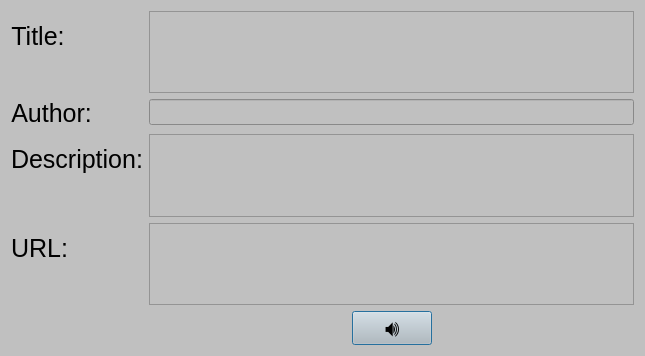
<?xml version="1.0" encoding="UTF-8"?>
<ui version="4.0">
 <class>Form</class>
 <widget class="QWidget" name="Form">
  <property name="geometry">
   <rect>
    <x>0</x>
    <y>0</y>
    <width>645</width>
    <height>356</height>
   </rect>
  </property>
  <property name="minimumSize">
   <size>
    <width>645</width>
    <height>0</height>
   </size>
  </property>
  <property name="maximumSize">
   <size>
    <width>729</width>
    <height>523</height>
   </size>
  </property>
  <property name="palette">
   <palette>
    <active>
     <colorrole role="WindowText">
      <brush brushstyle="SolidPattern">
       <color alpha="255">
        <red>0</red>
        <green>0</green>
        <blue>0</blue>
       </color>
      </brush>
     </colorrole>
     <colorrole role="Button">
      <brush brushstyle="SolidPattern">
       <color alpha="255">
        <red>192</red>
        <green>192</green>
        <blue>192</blue>
       </color>
      </brush>
     </colorrole>
     <colorrole role="Light">
      <brush brushstyle="SolidPattern">
       <color alpha="255">
        <red>255</red>
        <green>255</green>
        <blue>255</blue>
       </color>
      </brush>
     </colorrole>
     <colorrole role="Midlight">
      <brush brushstyle="SolidPattern">
       <color alpha="255">
        <red>223</red>
        <green>223</green>
        <blue>223</blue>
       </color>
      </brush>
     </colorrole>
     <colorrole role="Dark">
      <brush brushstyle="SolidPattern">
       <color alpha="255">
        <red>96</red>
        <green>96</green>
        <blue>96</blue>
       </color>
      </brush>
     </colorrole>
     <colorrole role="Mid">
      <brush brushstyle="SolidPattern">
       <color alpha="255">
        <red>128</red>
        <green>128</green>
        <blue>128</blue>
       </color>
      </brush>
     </colorrole>
     <colorrole role="Text">
      <brush brushstyle="SolidPattern">
       <color alpha="255">
        <red>0</red>
        <green>0</green>
        <blue>0</blue>
       </color>
      </brush>
     </colorrole>
     <colorrole role="BrightText">
      <brush brushstyle="SolidPattern">
       <color alpha="255">
        <red>255</red>
        <green>255</green>
        <blue>255</blue>
       </color>
      </brush>
     </colorrole>
     <colorrole role="ButtonText">
      <brush brushstyle="SolidPattern">
       <color alpha="255">
        <red>0</red>
        <green>0</green>
        <blue>0</blue>
       </color>
      </brush>
     </colorrole>
     <colorrole role="Base">
      <brush brushstyle="SolidPattern">
       <color alpha="255">
        <red>192</red>
        <green>192</green>
        <blue>192</blue>
       </color>
      </brush>
     </colorrole>
     <colorrole role="Window">
      <brush brushstyle="SolidPattern">
       <color alpha="255">
        <red>192</red>
        <green>192</green>
        <blue>192</blue>
       </color>
      </brush>
     </colorrole>
     <colorrole role="Shadow">
      <brush brushstyle="SolidPattern">
       <color alpha="255">
        <red>0</red>
        <green>0</green>
        <blue>0</blue>
       </color>
      </brush>
     </colorrole>
     <colorrole role="AlternateBase">
      <brush brushstyle="SolidPattern">
       <color alpha="255">
        <red>223</red>
        <green>223</green>
        <blue>223</blue>
       </color>
      </brush>
     </colorrole>
     <colorrole role="ToolTipBase">
      <brush brushstyle="SolidPattern">
       <color alpha="255">
        <red>255</red>
        <green>255</green>
        <blue>220</blue>
       </color>
      </brush>
     </colorrole>
     <colorrole role="ToolTipText">
      <brush brushstyle="SolidPattern">
       <color alpha="255">
        <red>0</red>
        <green>0</green>
        <blue>0</blue>
       </color>
      </brush>
     </colorrole>
     <colorrole role="PlaceholderText">
      <brush brushstyle="SolidPattern">
       <color alpha="128">
        <red>0</red>
        <green>0</green>
        <blue>0</blue>
       </color>
      </brush>
     </colorrole>
    </active>
    <inactive>
     <colorrole role="WindowText">
      <brush brushstyle="SolidPattern">
       <color alpha="255">
        <red>0</red>
        <green>0</green>
        <blue>0</blue>
       </color>
      </brush>
     </colorrole>
     <colorrole role="Button">
      <brush brushstyle="SolidPattern">
       <color alpha="255">
        <red>192</red>
        <green>192</green>
        <blue>192</blue>
       </color>
      </brush>
     </colorrole>
     <colorrole role="Light">
      <brush brushstyle="SolidPattern">
       <color alpha="255">
        <red>255</red>
        <green>255</green>
        <blue>255</blue>
       </color>
      </brush>
     </colorrole>
     <colorrole role="Midlight">
      <brush brushstyle="SolidPattern">
       <color alpha="255">
        <red>223</red>
        <green>223</green>
        <blue>223</blue>
       </color>
      </brush>
     </colorrole>
     <colorrole role="Dark">
      <brush brushstyle="SolidPattern">
       <color alpha="255">
        <red>96</red>
        <green>96</green>
        <blue>96</blue>
       </color>
      </brush>
     </colorrole>
     <colorrole role="Mid">
      <brush brushstyle="SolidPattern">
       <color alpha="255">
        <red>128</red>
        <green>128</green>
        <blue>128</blue>
       </color>
      </brush>
     </colorrole>
     <colorrole role="Text">
      <brush brushstyle="SolidPattern">
       <color alpha="255">
        <red>0</red>
        <green>0</green>
        <blue>0</blue>
       </color>
      </brush>
     </colorrole>
     <colorrole role="BrightText">
      <brush brushstyle="SolidPattern">
       <color alpha="255">
        <red>255</red>
        <green>255</green>
        <blue>255</blue>
       </color>
      </brush>
     </colorrole>
     <colorrole role="ButtonText">
      <brush brushstyle="SolidPattern">
       <color alpha="255">
        <red>0</red>
        <green>0</green>
        <blue>0</blue>
       </color>
      </brush>
     </colorrole>
     <colorrole role="Base">
      <brush brushstyle="SolidPattern">
       <color alpha="255">
        <red>192</red>
        <green>192</green>
        <blue>192</blue>
       </color>
      </brush>
     </colorrole>
     <colorrole role="Window">
      <brush brushstyle="SolidPattern">
       <color alpha="255">
        <red>192</red>
        <green>192</green>
        <blue>192</blue>
       </color>
      </brush>
     </colorrole>
     <colorrole role="Shadow">
      <brush brushstyle="SolidPattern">
       <color alpha="255">
        <red>0</red>
        <green>0</green>
        <blue>0</blue>
       </color>
      </brush>
     </colorrole>
     <colorrole role="AlternateBase">
      <brush brushstyle="SolidPattern">
       <color alpha="255">
        <red>223</red>
        <green>223</green>
        <blue>223</blue>
       </color>
      </brush>
     </colorrole>
     <colorrole role="ToolTipBase">
      <brush brushstyle="SolidPattern">
       <color alpha="255">
        <red>255</red>
        <green>255</green>
        <blue>220</blue>
       </color>
      </brush>
     </colorrole>
     <colorrole role="ToolTipText">
      <brush brushstyle="SolidPattern">
       <color alpha="255">
        <red>0</red>
        <green>0</green>
        <blue>0</blue>
       </color>
      </brush>
     </colorrole>
     <colorrole role="PlaceholderText">
      <brush brushstyle="SolidPattern">
       <color alpha="128">
        <red>0</red>
        <green>0</green>
        <blue>0</blue>
       </color>
      </brush>
     </colorrole>
    </inactive>
    <disabled>
     <colorrole role="WindowText">
      <brush brushstyle="SolidPattern">
       <color alpha="255">
        <red>96</red>
        <green>96</green>
        <blue>96</blue>
       </color>
      </brush>
     </colorrole>
     <colorrole role="Button">
      <brush brushstyle="SolidPattern">
       <color alpha="255">
        <red>192</red>
        <green>192</green>
        <blue>192</blue>
       </color>
      </brush>
     </colorrole>
     <colorrole role="Light">
      <brush brushstyle="SolidPattern">
       <color alpha="255">
        <red>255</red>
        <green>255</green>
        <blue>255</blue>
       </color>
      </brush>
     </colorrole>
     <colorrole role="Midlight">
      <brush brushstyle="SolidPattern">
       <color alpha="255">
        <red>223</red>
        <green>223</green>
        <blue>223</blue>
       </color>
      </brush>
     </colorrole>
     <colorrole role="Dark">
      <brush brushstyle="SolidPattern">
       <color alpha="255">
        <red>96</red>
        <green>96</green>
        <blue>96</blue>
       </color>
      </brush>
     </colorrole>
     <colorrole role="Mid">
      <brush brushstyle="SolidPattern">
       <color alpha="255">
        <red>128</red>
        <green>128</green>
        <blue>128</blue>
       </color>
      </brush>
     </colorrole>
     <colorrole role="Text">
      <brush brushstyle="SolidPattern">
       <color alpha="255">
        <red>96</red>
        <green>96</green>
        <blue>96</blue>
       </color>
      </brush>
     </colorrole>
     <colorrole role="BrightText">
      <brush brushstyle="SolidPattern">
       <color alpha="255">
        <red>255</red>
        <green>255</green>
        <blue>255</blue>
       </color>
      </brush>
     </colorrole>
     <colorrole role="ButtonText">
      <brush brushstyle="SolidPattern">
       <color alpha="255">
        <red>96</red>
        <green>96</green>
        <blue>96</blue>
       </color>
      </brush>
     </colorrole>
     <colorrole role="Base">
      <brush brushstyle="SolidPattern">
       <color alpha="255">
        <red>192</red>
        <green>192</green>
        <blue>192</blue>
       </color>
      </brush>
     </colorrole>
     <colorrole role="Window">
      <brush brushstyle="SolidPattern">
       <color alpha="255">
        <red>192</red>
        <green>192</green>
        <blue>192</blue>
       </color>
      </brush>
     </colorrole>
     <colorrole role="Shadow">
      <brush brushstyle="SolidPattern">
       <color alpha="255">
        <red>0</red>
        <green>0</green>
        <blue>0</blue>
       </color>
      </brush>
     </colorrole>
     <colorrole role="AlternateBase">
      <brush brushstyle="SolidPattern">
       <color alpha="255">
        <red>192</red>
        <green>192</green>
        <blue>192</blue>
       </color>
      </brush>
     </colorrole>
     <colorrole role="ToolTipBase">
      <brush brushstyle="SolidPattern">
       <color alpha="255">
        <red>255</red>
        <green>255</green>
        <blue>220</blue>
       </color>
      </brush>
     </colorrole>
     <colorrole role="ToolTipText">
      <brush brushstyle="SolidPattern">
       <color alpha="255">
        <red>0</red>
        <green>0</green>
        <blue>0</blue>
       </color>
      </brush>
     </colorrole>
     <colorrole role="PlaceholderText">
      <brush brushstyle="SolidPattern">
       <color alpha="128">
        <red>0</red>
        <green>0</green>
        <blue>0</blue>
       </color>
      </brush>
     </colorrole>
    </disabled>
   </palette>
  </property>
  <property name="acceptDrops">
   <bool>false</bool>
  </property>
  <property name="windowTitle">
   <string>NewsCard</string>
  </property>
  <property name="windowIcon">
   <iconset>
    <normaloff>../../../../../../../../NewsZone/card-icon.png</normaloff>../../../../../../../../NewsZone/card-icon.png</iconset>
  </property>
  <layout class="QFormLayout" name="formLayout">
   <item row="0" column="0">
    <widget class="QLabel" name="label">
     <property name="font">
      <font>
       <family>MS Shell Dlg 2</family>
       <pointsize>19</pointsize>
      </font>
     </property>
     <property name="text">
      <string>Title:</string>
     </property>
     <property name="alignment">
      <set>Qt::AlignCenter</set>
     </property>
    </widget>
   </item>
   <item row="2" column="0">
    <widget class="QLabel" name="label_2">
     <property name="font">
      <font>
       <family>MS Shell Dlg 2</family>
       <pointsize>19</pointsize>
      </font>
     </property>
     <property name="text">
      <string>Author: </string>
     </property>
     <property name="alignment">
      <set>Qt::AlignCenter</set>
     </property>
    </widget>
   </item>
   <item row="2" column="1">
    <widget class="QLineEdit" name="l1">
     <property name="font">
      <font>
       <pointsize>11</pointsize>
      </font>
     </property>
     <property name="acceptDrops">
      <bool>false</bool>
     </property>
     <property name="text">
      <string/>
     </property>
     <property name="readOnly">
      <bool>true</bool>
     </property>
    </widget>
   </item>
   <item row="4" column="0">
    <widget class="QLabel" name="label_3">
     <property name="font">
      <font>
       <family>MS Shell Dlg 2</family>
       <pointsize>19</pointsize>
      </font>
     </property>
     <property name="text">
      <string>Description:</string>
     </property>
     <property name="alignment">
      <set>Qt::AlignCenter</set>
     </property>
    </widget>
   </item>
   <item row="4" column="1">
    <widget class="QTextEdit" name="t2">
     <property name="font">
      <font>
       <pointsize>12</pointsize>
      </font>
     </property>
     <property name="html">
      <string>&lt;!DOCTYPE HTML PUBLIC &quot;-//W3C//DTD HTML 4.0//EN&quot; &quot;http://www.w3.org/TR/REC-html40/strict.dtd&quot;&gt;
&lt;html&gt;&lt;head&gt;&lt;meta name=&quot;qrichtext&quot; content=&quot;1&quot; /&gt;&lt;style type=&quot;text/css&quot;&gt;
p, li { white-space: pre-wrap; }
&lt;/style&gt;&lt;/head&gt;&lt;body style=&quot; font-family:'MS Shell Dlg 2'; font-size:12pt; font-weight:400; font-style:normal;&quot;&gt;
&lt;p align=&quot;justify&quot; style=&quot;-qt-paragraph-type:empty; margin-top:0px; margin-bottom:0px; margin-left:0px; margin-right:0px; -qt-block-indent:0; text-indent:0px; font-size:8.25pt;&quot;&gt;&lt;br /&gt;&lt;/p&gt;&lt;/body&gt;&lt;/html&gt;</string>
     </property>
    </widget>
   </item>
   <item row="6" column="0">
    <widget class="QLabel" name="label_4">
     <property name="font">
      <font>
       <family>MS Shell Dlg 2</family>
       <pointsize>19</pointsize>
      </font>
     </property>
     <property name="text">
      <string>URL:</string>
     </property>
     <property name="alignment">
      <set>Qt::AlignCenter</set>
     </property>
    </widget>
   </item>
   <item row="6" column="1">
    <widget class="QTextEdit" name="t3">
     <property name="font">
      <font>
       <pointsize>12</pointsize>
      </font>
     </property>
     <property name="html">
      <string>&lt;!DOCTYPE HTML PUBLIC &quot;-//W3C//DTD HTML 4.0//EN&quot; &quot;http://www.w3.org/TR/REC-html40/strict.dtd&quot;&gt;
&lt;html&gt;&lt;head&gt;&lt;meta name=&quot;qrichtext&quot; content=&quot;1&quot; /&gt;&lt;style type=&quot;text/css&quot;&gt;
p, li { white-space: pre-wrap; }
&lt;/style&gt;&lt;/head&gt;&lt;body style=&quot; font-family:'MS Shell Dlg 2'; font-size:12pt; font-weight:400; font-style:normal;&quot;&gt;
&lt;p align=&quot;justify&quot; style=&quot;-qt-paragraph-type:empty; margin-top:0px; margin-bottom:0px; margin-left:0px; margin-right:0px; -qt-block-indent:0; text-indent:0px; font-size:8.25pt;&quot;&gt;&lt;br /&gt;&lt;/p&gt;&lt;/body&gt;&lt;/html&gt;</string>
     </property>
    </widget>
   </item>
   <item row="9" column="1">
    <layout class="QHBoxLayout" name="horizontalLayout_7">
     <item>
      <spacer name="horizontalSpacer">
       <property name="orientation">
        <enum>Qt::Horizontal</enum>
       </property>
       <property name="sizeHint" stdset="0">
        <size>
         <width>40</width>
         <height>20</height>
        </size>
       </property>
      </spacer>
     </item>
     <item>
      <widget class="QPushButton" name="b2">
       <property name="font">
        <font>
         <pointsize>17</pointsize>
        </font>
       </property>
       <property name="text">
        <string>🔊</string>
       </property>
       <property name="autoDefault">
        <bool>true</bool>
       </property>
       <property name="default">
        <bool>true</bool>
       </property>
      </widget>
     </item>
     <item>
      <spacer name="horizontalSpacer_2">
       <property name="orientation">
        <enum>Qt::Horizontal</enum>
       </property>
       <property name="sizeHint" stdset="0">
        <size>
         <width>40</width>
         <height>20</height>
        </size>
       </property>
      </spacer>
     </item>
    </layout>
   </item>
   <item row="0" column="1">
    <widget class="QTextEdit" name="t1">
     <property name="font">
      <font>
       <pointsize>12</pointsize>
      </font>
     </property>
     <property name="html">
      <string>&lt;!DOCTYPE HTML PUBLIC &quot;-//W3C//DTD HTML 4.0//EN&quot; &quot;http://www.w3.org/TR/REC-html40/strict.dtd&quot;&gt;
&lt;html&gt;&lt;head&gt;&lt;meta name=&quot;qrichtext&quot; content=&quot;1&quot; /&gt;&lt;style type=&quot;text/css&quot;&gt;
p, li { white-space: pre-wrap; }
&lt;/style&gt;&lt;/head&gt;&lt;body style=&quot; font-family:'MS Shell Dlg 2'; font-size:12pt; font-weight:400; font-style:normal;&quot;&gt;
&lt;p align=&quot;justify&quot; style=&quot;-qt-paragraph-type:empty; margin-top:0px; margin-bottom:0px; margin-left:0px; margin-right:0px; -qt-block-indent:0; text-indent:0px; font-size:8.25pt;&quot;&gt;&lt;br /&gt;&lt;/p&gt;&lt;/body&gt;&lt;/html&gt;</string>
     </property>
    </widget>
   </item>
  </layout>
 </widget>
 <resources/>
 <connections/>
</ui>
